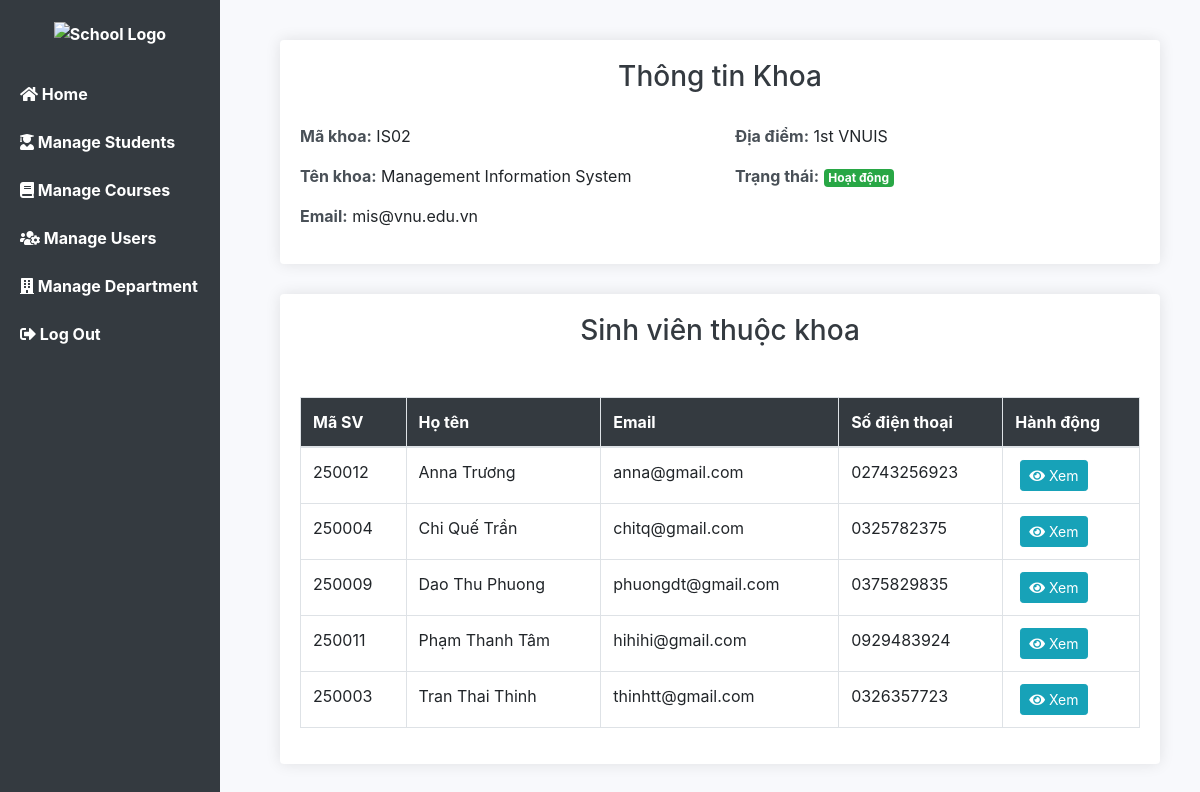
Page /Midterm/view_department.php?id=IS02 (signed in) on the committed database.
### tables this page shows
CREATE TABLE `d` (
  `dep_id` varchar(11) NOT NULL,
  `dep_name` varchar(100) NOT NULL,
  `dep_email` varchar(50) NOT NULL,
  `dep_password` varchar(50) NOT NULL,
  `location` varchar(100) NOT NULL,
  `status` varchar(50) NOT NULL
);

CREATE TABLE `student` (
  `student_id` int(11) NOT NULL,
  `student_name` varchar(100) NOT NULL,
  `dep_id` varchar(10) NOT NULL,
  `dob` date NOT NULL,
  `address` varchar(100) NOT NULL,
  `email` varchar(100) NOT NULL,
  `password` varchar(50) NOT NULL,
  `phone_number` varchar(20) NOT NULL,
  `img` text NOT NULL
);

### Midterm/view_department.php (the view, shortened to what this page needs)
<?php
include("db.php");
if ($_SESSION['role'] == 'department') {
    $dep_id = $_SESSION['username'];
} else {
    $dep_id = $_GET['id'] ?? '';
}
$dep_id = mysqli_real_escape_string($conn, $dep_id);
$dep_query = mysqli_query($conn, "SELECT * FROM d WHERE dep_id = '$dep_id'");
$department = mysqli_fetch_assoc($dep_query);
$students_query = mysqli_query($conn, "SELECT * FROM student WHERE dep_id = '$dep_id' ORDER BY student_name");
?>
<!DOCTYPE html>
<html lang="vi">
<head>
    <link href="https://stackpath.bootstrapcdn.com/bootstrap/4.5.2/css/bootstrap.min.css" rel="stylesheet">
    <link href="https://cdnjs.cloudflare.com/ajax/libs/font-awesome/5.15.4/css/all.min.css" rel="stylesheet">
</head>
<body>
<?php include 'sidebar.php'; ?>
<div class="content">
    <div class="card department-info">
        <h3>Thông tin Khoa</h3>
        <div class="row">
            <div class="col-md-6">
                <p><span class="info-label">Mã khoa:</span> <?= htmlspecialchars($department['dep_id']) ?></p>
                <p><span class="info-label">Tên khoa:</span> <?= htmlspecialchars($department['dep_name']) ?></p>
                <p><span class="info-label">Email:</span> <?= htmlspecialchars($department['dep_email']) ?></p>
            </div>
            <div class="col-md-6">
                <p><span class="info-label">Địa điểm:</span> <?= htmlspecialchars($department['location']) ?></p>
                <p><span class="info-label">Trạng thái:</span>
                    <span class="badge badge-<?= $department['status'] == 'active' ? 'success' : 'secondary' ?>">
                        <?= $department['status'] == 'active' ? 'Hoạt động' : 'Không hoạt động' ?>
                    </span>
                </p>
            </div>
        </div>
    </div>
    <div class="card">
        <h3>Sinh viên thuộc khoa</h3>
        <?php if (mysqli_num_rows($students_query) > 0): ?>
            <div class="table-responsive">
                <table class="table table-bordered table-hover">
                    <thead>
                        <tr>
                            <th>Mã SV</th>
                            <th>Họ tên</th>
                            <th>Email</th>
                            <th>Số điện thoại</th>
                            <th>Hành động</th>
                        </tr>
                    </thead>
                    <tbody>
                        <?php while($student = mysqli_fetch_assoc($students_query)): ?>
                        <tr>
                            <td><?= htmlspecialchars($student['student_id']) ?></td>
                            <td><?= htmlspecialchars($student['student_name']) ?></td>
                            <td><?= htmlspecialchars($student['email']) ?></td>
                            <td><?= htmlspecialchars($student['phone_number']) ?></td>
                            <td class="action-links">
                                <a href="view_student.php?id=<?= htmlspecialchars($student['student_id']) ?>" class="btn btn-sm btn-info">
                                    <i class="fas fa-eye"></i> Xem
                                </a>
                            </td>
                        </tr>
                        <?php endwhile; ?>
                    </tbody>
                </table>
            </div>
        <?php else: ?>
            <div class="alert alert-info">Không có sinh viên nào trong khoa này.</div>
        <?php endif; ?>
    </div>
</div>
</body>
</html>

### Midterm/view_department.php (style rules this page uses)
body { background-color: #f8f9fc; }
.content { margin-left: 240px; padding: 40px; }
h2, h3 { text-align: center; color: #343a40; margin-bottom: 30px; }
.card { border: none; box-shadow: 0 0 15px rgba(0,0,0,0.1); padding: 20px; margin-bottom: 30px; }
.table { margin-top: 20px; }
.table th { background-color: #343a40; color: white; }
.action-links a { margin: 0 5px; }
.department-info { margin-bottom: 30px; }
.info-label { font-weight: bold; color: #495057; }
.badge-success { background-color: #28a745; }

### rows in the picture
d: dep_id "IS02", dep_name "Management Information System", dep_email "mis@vnu.edu.vn", location "1st VNUIS"
student: student_id "250012", student_name "Anna Trương", email "anna@gmail.com", phone_number "02743256923"
student: student_id "250004", student_name "Chi Quế Trần", email "chitq@gmail.com", phone_number "0325782375"
student: student_id "250009", student_name "Dao Thu Phuong", email "phuongdt@gmail.com", phone_number "0375829835"
student: student_id "250011", student_name "Phạm Thanh Tâm", email "hihihi@gmail.com", phone_number "0929483924"
student: student_id "250003", student_name "Tran Thai Thinh", email "thinhtt@gmail.com", phone_number "0326357723"
